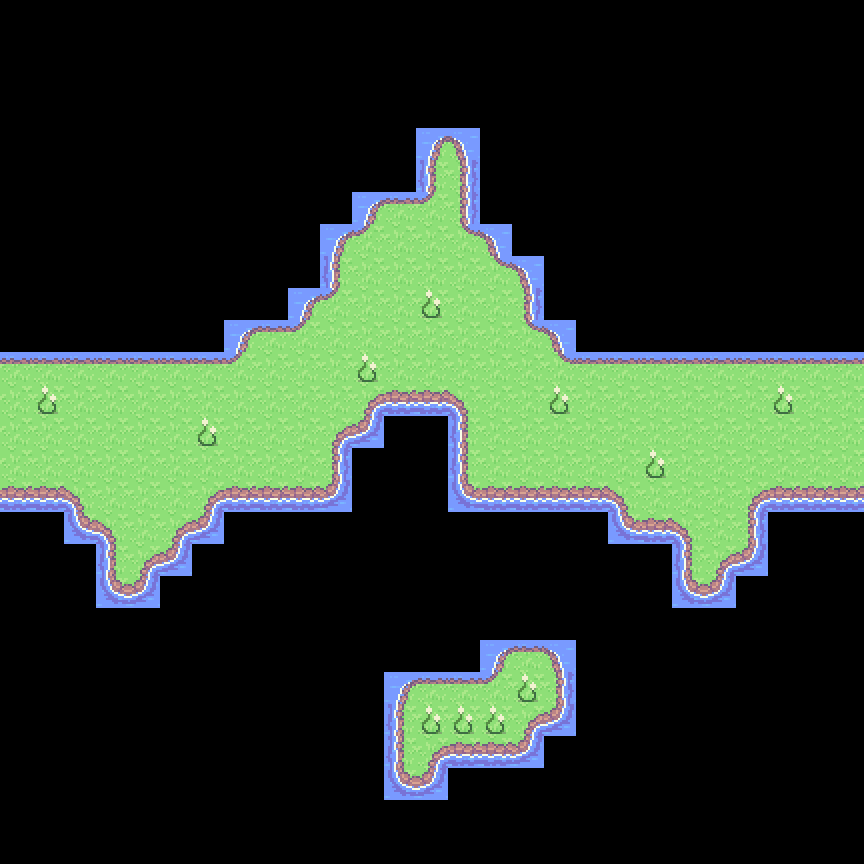

Tiled map render using the project's own tile images. Description and the whole map definition, tile-layer contents included, below:
An orthogonal 27x27 tile map with 32x32 px tiles, 2 tile layers (Ground, Details), 1 hidden layer not drawn, 2 tilesets.

<map version="1.2" tiledversion="1.2.0" orientation="orthogonal" renderorder="right-down" width="27" height="27" tilewidth="32" tileheight="32" infinite="0" nextlayerid="4" nextobjectid="1">
 <tileset firstgid="1" source="../ground.tsx" />
 <tileset firstgid="361" source="../outdoor.tsx" />
 <layer id="1" name="Ground" width="27" height="27" locked="1">
  <data encoding="csv">
0,0,0,0,0,0,0,0,0,0,0,0,0,0,0,0,0,0,0,0,0,0,0,0,0,0,0,
0,0,0,0,0,0,0,0,0,0,0,0,0,0,0,0,0,0,0,0,0,0,0,0,0,0,0,
0,0,0,0,0,0,0,0,0,0,0,0,0,0,0,0,0,0,0,0,0,0,0,0,0,0,0,
0,0,0,0,0,0,0,0,0,0,0,0,0,0,0,0,0,0,0,0,0,0,0,0,0,0,0,
0,0,0,0,0,0,0,0,0,0,0,0,0,17,17,0,0,0,0,0,0,0,0,0,0,0,0,
0,0,0,0,0,0,0,0,0,0,0,0,0,17,17,0,0,0,0,0,0,0,0,0,0,0,0,
0,0,0,0,0,0,0,0,0,0,0,17,17,17,17,0,0,0,0,0,0,0,0,0,0,0,0,
0,0,0,0,0,0,0,0,0,0,17,17,17,17,17,17,0,0,0,0,0,0,0,0,0,0,0,
0,0,0,0,0,0,0,0,0,0,17,17,17,17,17,17,17,0,0,0,0,0,0,0,0,0,0,
0,0,0,0,0,0,0,0,0,17,17,17,17,17,17,17,17,0,0,0,0,0,0,0,0,0,0,
0,0,0,0,0,0,0,17,17,17,17,17,17,17,17,17,17,17,0,0,0,0,0,0,0,0,0,
17,17,17,17,17,17,17,17,17,17,17,17,17,17,17,17,17,17,17,17,17,17,17,17,17,17,17,
17,17,17,17,17,17,17,17,17,17,17,17,17,17,17,17,17,17,17,17,17,17,17,17,17,17,17,
17,17,17,17,17,17,17,17,17,17,17,17,0,0,17,17,17,17,17,17,17,17,17,17,17,17,17,
17,17,17,17,17,17,17,17,17,17,17,0,0,0,17,17,17,17,17,17,17,17,17,17,17,17,17,
17,17,17,17,17,17,17,17,17,17,17,0,0,0,17,17,17,17,17,17,17,17,17,17,17,17,17,
0,0,17,17,17,17,17,0,0,0,0,0,0,0,0,0,0,0,0,17,17,17,17,17,0,0,0,
0,0,0,17,17,17,0,0,0,0,0,0,0,0,0,0,0,0,0,0,0,17,17,17,0,0,0,
0,0,0,17,17,0,0,0,0,0,0,0,0,0,0,0,0,0,0,0,0,17,17,0,0,0,0,
0,0,0,0,0,0,0,0,0,0,0,0,0,0,0,0,0,0,0,0,0,0,0,0,0,0,0,
0,0,0,0,0,0,0,0,0,0,0,0,0,0,0,17,17,17,0,0,0,0,0,0,0,0,0,
0,0,0,0,0,0,0,0,0,0,0,0,17,17,17,17,17,17,0,0,0,0,0,0,0,0,0,
0,0,0,0,0,0,0,0,0,0,0,0,17,17,17,17,17,17,0,0,0,0,0,0,0,0,0,
0,0,0,0,0,0,0,0,0,0,0,0,17,17,17,17,17,0,0,0,0,0,0,0,0,0,0,
0,0,0,0,0,0,0,0,0,0,0,0,17,17,0,0,0,0,0,0,0,0,0,0,0,0,0,
0,0,0,0,0,0,0,0,0,0,0,0,0,0,0,0,0,0,0,0,0,0,0,0,0,0,0,
0,0,0,0,0,0,0,0,0,0,0,0,0,0,0,0,0,0,0,0,0,0,0,0,0,0,0
</data>
 </layer>
 <layer id="3" name="Walkable" width="27" height="27" visible="0" locked="1">
  <data encoding="csv">
0,0,0,0,0,0,0,0,0,0,0,0,0,0,0,0,0,0,0,0,0,0,0,0,0,0,0,
0,0,0,0,0,0,0,0,0,0,0,0,0,0,0,0,0,0,0,0,0,0,0,0,0,0,0,
0,0,0,0,0,0,0,0,0,0,0,0,0,0,0,0,0,0,0,0,0,0,0,0,0,0,0,
0,0,0,0,0,0,0,0,0,0,0,0,0,0,0,0,0,0,0,0,0,0,0,0,0,0,0,
0,0,0,0,0,0,0,0,0,0,0,0,0,0,0,0,0,0,0,0,0,0,0,0,0,0,0,
0,0,0,0,0,0,0,0,0,0,0,0,0,0,0,0,0,0,0,0,0,0,0,0,0,0,0,
0,0,0,0,0,0,0,0,0,0,0,0,27,27,0,0,0,0,0,0,0,0,0,0,0,0,0,
0,0,0,0,0,0,0,0,0,0,0,27,27,27,27,0,0,0,0,0,0,0,0,0,0,0,0,
0,0,0,0,0,0,0,0,0,0,0,27,27,27,27,27,0,0,0,0,0,0,0,0,0,0,0,
0,0,0,0,0,0,0,0,0,0,27,27,27,27,27,27,0,0,0,0,0,0,0,0,0,0,0,
0,0,0,0,0,0,0,0,27,27,27,27,27,27,27,27,27,0,0,0,0,0,0,0,0,0,0,
27,27,27,27,27,27,27,27,27,27,27,27,27,27,27,27,27,27,27,27,27,27,27,27,27,27,27,
27,27,27,27,27,27,27,27,27,27,27,0,0,0,0,27,27,27,27,27,27,27,27,27,27,27,27,
27,27,27,27,27,27,27,27,27,27,0,0,0,0,0,27,27,27,27,27,27,27,27,27,27,27,27,
27,27,27,27,27,27,27,27,27,27,0,0,0,0,0,27,27,27,27,27,27,27,27,27,27,27,27,
0,0,0,27,27,27,0,0,0,0,0,0,0,0,0,0,0,0,0,0,27,27,27,0,0,0,0,
0,0,0,0,27,0,0,0,0,0,0,0,0,0,0,0,0,0,0,0,0,0,27,0,0,0,0,
0,0,0,0,0,0,0,0,0,0,0,0,0,0,0,0,0,0,0,0,0,0,0,0,0,0,0,
0,0,0,0,0,0,0,0,0,0,0,0,0,0,0,0,0,0,0,0,0,0,0,0,0,0,0,
0,0,0,0,0,0,0,0,0,0,0,0,0,0,0,0,0,0,0,0,0,0,0,0,0,0,0,
0,0,0,0,0,0,0,0,0,0,0,0,0,0,0,0,0,0,0,0,0,0,0,0,0,0,0,
0,0,0,0,0,0,0,0,0,0,0,0,0,0,0,0,0,0,0,0,0,0,0,0,0,0,0,
0,0,0,0,0,0,0,0,0,0,0,0,0,0,0,0,0,0,0,0,0,0,0,0,0,0,0,
0,0,0,0,0,0,0,0,0,0,0,0,0,0,0,0,0,0,0,0,0,0,0,0,0,0,0,
0,0,0,0,0,0,0,0,0,0,0,0,0,0,0,0,0,0,0,0,0,0,0,0,0,0,0,
0,0,0,0,0,0,0,0,0,0,0,0,0,0,0,0,0,0,0,0,0,0,0,0,0,0,0,
0,0,0,0,0,0,0,0,0,0,0,0,0,0,0,0,0,0,0,0,0,0,0,0,0,0,0
</data>
 </layer>
 <layer id="2" name="Details" width="27" height="27" locked="1">
  <data encoding="csv">
0,0,0,0,0,0,0,0,0,0,0,0,0,0,0,0,0,0,0,0,0,0,0,0,0,0,0,
0,0,0,0,0,0,0,0,0,0,0,0,0,0,0,0,0,0,0,0,0,0,0,0,0,0,0,
0,0,0,0,0,0,0,0,0,0,0,0,0,0,0,0,0,0,0,0,0,0,0,0,0,0,0,
0,0,0,0,0,0,0,0,0,0,0,0,0,0,0,0,0,0,0,0,0,0,0,0,0,0,0,
0,0,0,0,0,0,0,0,0,0,0,0,0,110,109,0,0,0,0,0,0,0,0,0,0,0,0,
0,0,0,0,0,0,0,0,0,0,0,0,0,108,106,0,0,0,0,0,0,0,0,0,0,0,0,
0,0,0,0,0,0,0,0,0,0,0,110,122,123,106,0,0,0,0,0,0,0,0,0,0,0,0,
0,0,0,0,0,0,0,0,0,0,110,123,0,0,121,109,0,0,0,0,0,0,0,0,0,0,0,
0,0,0,0,0,0,0,0,0,0,108,0,0,0,0,121,109,0,0,0,0,0,0,0,0,0,0,
0,0,0,0,0,0,0,0,0,110,123,0,0,365,0,0,106,0,0,0,0,0,0,0,0,0,0,
0,0,0,0,0,0,0,110,122,123,0,0,0,0,0,0,121,109,0,0,0,0,0,0,0,0,0,
122,122,122,122,122,122,122,123,0,0,0,365,0,0,0,0,0,121,122,122,122,122,122,122,122,122,122,
0,365,0,0,0,0,0,0,0,0,0,91,92,92,93,0,0,365,0,0,0,0,0,0,365,0,0,
0,0,0,0,0,0,365,0,0,0,91,94,0,0,108,0,0,0,0,0,0,0,0,0,0,0,0,
0,0,0,0,0,0,0,0,0,0,106,0,0,0,108,0,0,0,0,0,365,0,0,0,0,0,0,
92,92,93,0,0,0,91,92,92,92,94,0,0,0,95,92,92,92,92,93,0,0,0,91,92,92,92,
0,0,95,93,0,91,94,0,0,0,0,0,0,0,0,0,0,0,0,95,92,93,0,106,0,0,0,
0,0,0,108,91,94,0,0,0,0,0,0,0,0,0,0,0,0,0,0,0,108,91,94,0,0,0,
0,0,0,95,94,0,0,0,0,0,0,0,0,0,0,0,0,0,0,0,0,95,94,0,0,0,0,
0,0,0,0,0,0,0,0,0,0,0,0,0,0,0,0,0,0,0,0,0,0,0,0,0,0,0,
0,0,0,0,0,0,0,0,0,0,0,0,0,0,0,110,122,109,0,0,0,0,0,0,0,0,0,
0,0,0,0,0,0,0,0,0,0,0,0,110,122,122,123,365,106,0,0,0,0,0,0,0,0,0,
0,0,0,0,0,0,0,0,0,0,0,0,108,365,365,365,91,94,0,0,0,0,0,0,0,0,0,
0,0,0,0,0,0,0,0,0,0,0,0,108,91,92,92,94,0,0,0,0,0,0,0,0,0,0,
0,0,0,0,0,0,0,0,0,0,0,0,95,94,0,0,0,0,0,0,0,0,0,0,0,0,0,
0,0,0,0,0,0,0,0,0,0,0,0,0,0,0,0,0,0,0,0,0,0,0,0,0,0,0,
0,0,0,0,0,0,0,0,0,0,0,0,0,0,0,0,0,0,0,0,0,0,0,0,0,0,0
</data>
 </layer>
</map>
